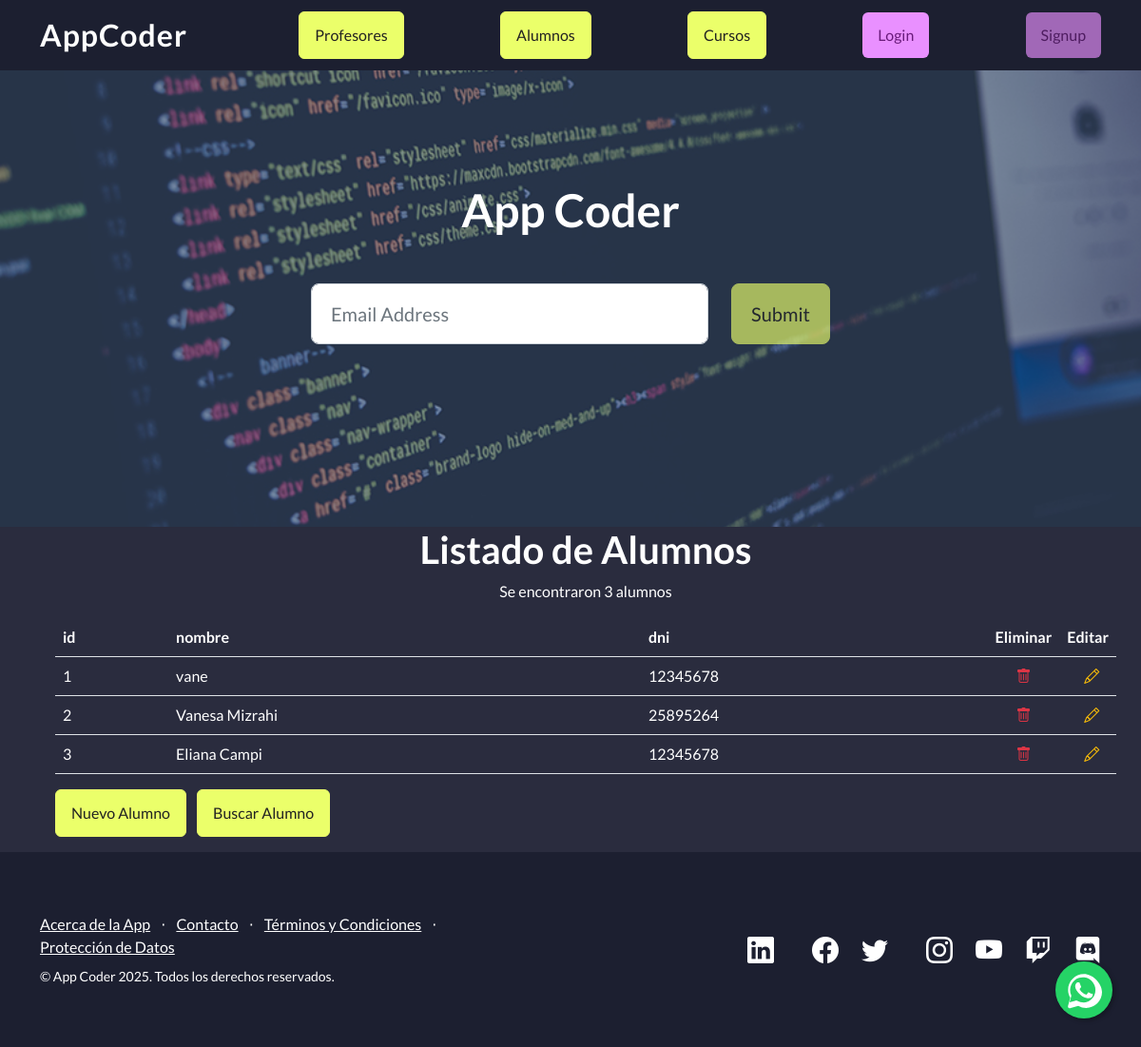
Page /AppCoder/alumnos/ on the earlier database version.
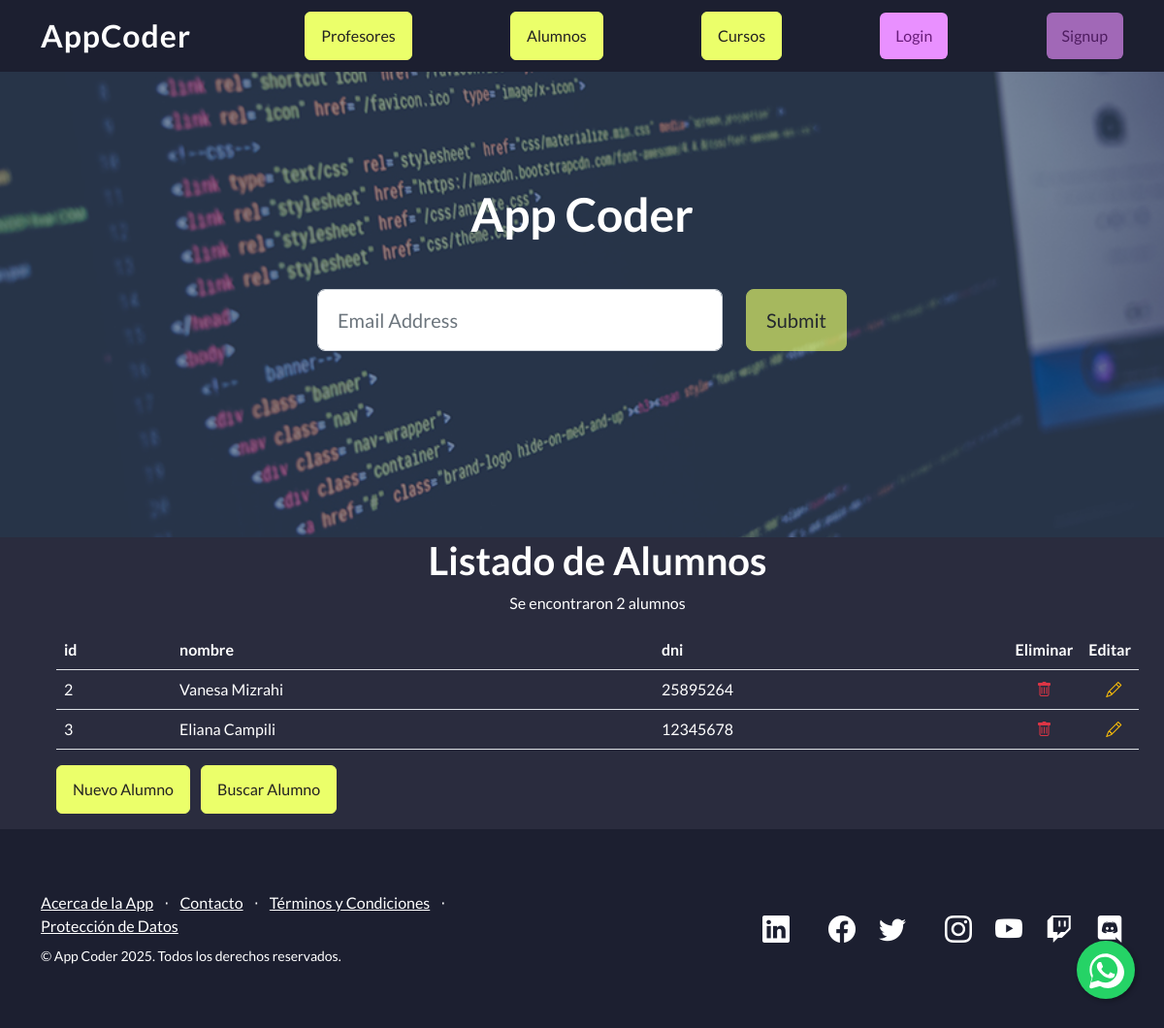
Same page on the later database version.
### AppCoder/models.py (models this page shows, shortened)
class Alumno(models.Model):
    nombre = models.CharField(max_length=40)
    dni = models.CharField(max_length=15)

### AppCoder/views.py (the view)
# urls.py: path('alumnos/', views.alumnos, name='alumnos'),
def alumnos(request):
    alumnos_list = Alumno.objects.all()
    alumnos_dictionary = {
        "alumnos": alumnos_list
    }
    plantilla = loader.get_template("alumnos.html")
    documento = plantilla.render(alumnos_dictionary, request)
    return HttpResponse(documento)

### AppCoder/template/alumnos.html
{% extends "padre.html" %}
{% load static %}
{% block contenido %}
<ul>
<h1 class="text-center">Listado de Alumnos</h1>
<p class="text-center">Se encontraron {{alumnos|length}} alumnos</p>
<main class="container text-white">
    <table class="table text-white">
        <tr>
            <th>id</th>
                <th>nombre</th>
                <th>dni</th>
                <th style="width: 50px;">Eliminar</th>
                <th style="width: 50px;">Editar</th>
            </tr>
            {% for alumno in alumnos %}
            <tr>
                <td>{{ alumno.id }}</td>
                <td>{{ alumno.nombre }}</td>
                <td>{{ alumno.dni }}</td>
                <td class="text-center">
                    <a href="{% url 'eliminar_alumno' alumno.id %}" title="Eliminar" onclick="return confirm('¿Seguro que deseas eliminar este alumno?');">
                        <i class="bi bi-trash text-danger"></i>
                    </a>
                </td>
                <td class="text-center">
                    <a href="{% url 'editar_alumno' alumno.id %}" title="Editar" class="ms-2">
                        <i class="bi bi-pencil text-warning"></i>
                    </a>
                </td>
            </tr>
            {% endfor %}
        </table>
        <a href ="{% url 'alumno_formulario' %}" class="btn btn-primary me-2">Nuevo Alumno</a>
        <a href ="{% url 'buscar_alumno' %}" class="btn btn-primary">Buscar Alumno</a>
    </main>
</ul>
{% endblock %}

Differences in the rows shown:
removed Alumno: id "1", nombre "vane", dni "12345678"
changed Alumno id 3: nombre "Eliana Campi" → "Eliana Campili"
Other differences:
{{ alumnos|length }}: "3" → "2"
